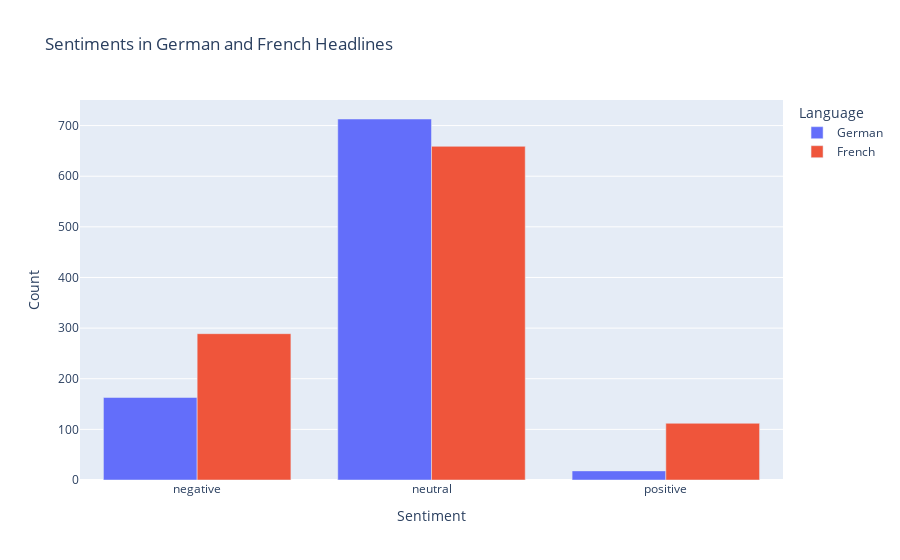

This figure's notebook cell:
### Code cell
german_counts = df_german['Sentiment'].value_counts().sort_index()
french_counts = df_french['Sentiment'].value_counts().sort_index()

# Creating a grouped bar chart
fig = go.Figure(data=[
    go.Bar(name='German', x=german_counts.index, y=german_counts.values),
    go.Bar(name='French', x=french_counts.index, y=french_counts.values)
])

# Change the bar mode to group
fig.update_layout(
    barmode='group',
    title='Sentiments in German and French Headlines',
    xaxis_title='Sentiment',
    yaxis_title='Count',
    legend_title='Language'
)

fig.show()

### Figure 1 — Plotly figure (JSON) as saved in the notebook; plotly's stock layout.template omitted (floating-point values rounded to 4 significant figures)
{"data": [{"name": "German", "type": "bar", "x": ["negative", "neutral", "positive"], "y": [163, 713, 18]}, {"name": "French", "type": "bar", "x": ["negative", "neutral", "positive"], "y": [289, 659, 112]}], "layout": {"barmode": "group", "legend": {"title": {"text": "Language"}}, "title": {"text": "Sentiments in German and French Headlines"}, "xaxis": {"title": {"text": "Sentiment"}}, "yaxis": {"title": {"text": "Count"}}}}
